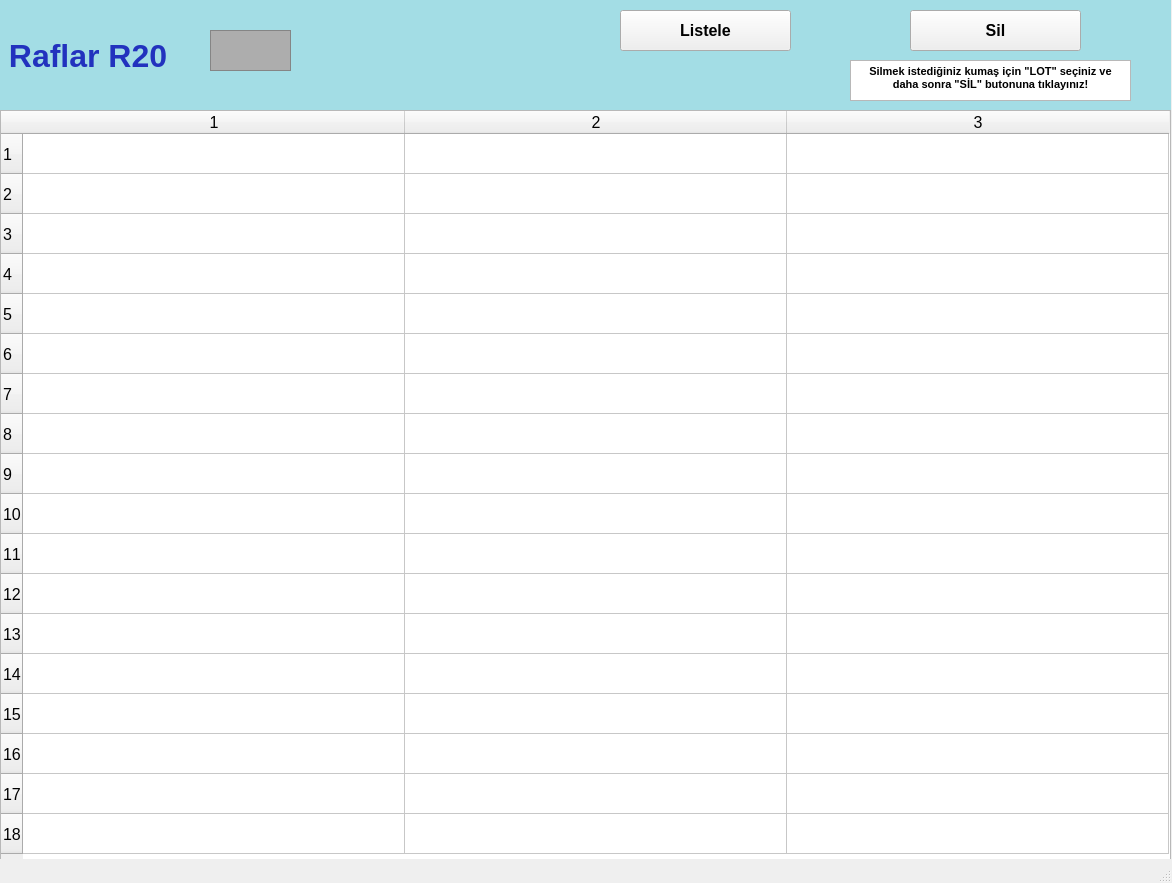
<?xml version="1.0" encoding="UTF-8"?>
<ui version="4.0">
 <class>raflarR20_ekran</class>
 <widget class="QMainWindow" name="raflarR20_ekran">
  <property name="geometry">
   <rect>
    <x>0</x>
    <y>0</y>
    <width>1172</width>
    <height>883</height>
   </rect>
  </property>
  <property name="font">
   <font>
    <pointsize>12</pointsize>
    <weight>50</weight>
    <bold>false</bold>
    <kerning>false</kerning>
   </font>
  </property>
  <property name="windowTitle">
   <string/>
  </property>
  <widget class="QWidget" name="centralwidget">
   <widget class="QLabel" name="raflarR1yazi_lbl">
    <property name="geometry">
     <rect>
      <x>0</x>
      <y>0</y>
      <width>1171</width>
      <height>111</height>
     </rect>
    </property>
    <property name="font">
     <font>
      <pointsize>24</pointsize>
      <weight>75</weight>
      <bold>true</bold>
     </font>
    </property>
    <property name="styleSheet">
     <string notr="true">background-color: rgb(163, 221, 229);
color: rgb(34, 50, 190);</string>
    </property>
    <property name="text">
     <string> Raflar R20</string>
    </property>
   </widget>
   <widget class="QFrame" name="raflarR1_img">
    <property name="geometry">
     <rect>
      <x>210</x>
      <y>30</y>
      <width>81</width>
      <height>41</height>
     </rect>
    </property>
    <property name="styleSheet">
     <string notr="true">background-color: rgb(173, 173, 173);</string>
    </property>
    <property name="frameShape">
     <enum>QFrame::StyledPanel</enum>
    </property>
    <property name="frameShadow">
     <enum>QFrame::Raised</enum>
    </property>
   </widget>
   <widget class="QTableWidget" name="R20_tw">
    <property name="geometry">
     <rect>
      <x>0</x>
      <y>110</y>
      <width>1171</width>
      <height>751</height>
     </rect>
    </property>
    <property name="baseSize">
     <size>
      <width>0</width>
      <height>0</height>
     </size>
    </property>
    <property name="rowCount">
     <number>18</number>
    </property>
    <property name="columnCount">
     <number>3</number>
    </property>
    <attribute name="horizontalHeaderVisible">
     <bool>true</bool>
    </attribute>
    <attribute name="horizontalHeaderCascadingSectionResizes">
     <bool>false</bool>
    </attribute>
    <attribute name="horizontalHeaderDefaultSectionSize">
     <number>382</number>
    </attribute>
    <attribute name="horizontalHeaderMinimumSectionSize">
     <number>38</number>
    </attribute>
    <attribute name="verticalHeaderDefaultSectionSize">
     <number>40</number>
    </attribute>
    <attribute name="verticalHeaderMinimumSectionSize">
     <number>23</number>
    </attribute>
    <row/>
    <row/>
    <row/>
    <row/>
    <row/>
    <row/>
    <row/>
    <row/>
    <row/>
    <row/>
    <row/>
    <row/>
    <row/>
    <row/>
    <row/>
    <row/>
    <row/>
    <row/>
    <column/>
    <column/>
    <column/>
   </widget>
   <widget class="QPushButton" name="listeleR20_btn">
    <property name="geometry">
     <rect>
      <x>620</x>
      <y>10</y>
      <width>171</width>
      <height>41</height>
     </rect>
    </property>
    <property name="font">
     <font>
      <pointsize>12</pointsize>
      <weight>75</weight>
      <bold>true</bold>
     </font>
    </property>
    <property name="text">
     <string>Listele</string>
    </property>
   </widget>
   <widget class="QPushButton" name="silR20_btn">
    <property name="geometry">
     <rect>
      <x>910</x>
      <y>10</y>
      <width>171</width>
      <height>41</height>
     </rect>
    </property>
    <property name="font">
     <font>
      <pointsize>12</pointsize>
      <weight>75</weight>
      <bold>true</bold>
     </font>
    </property>
    <property name="text">
     <string>Sil</string>
    </property>
   </widget>
   <widget class="QTextBrowser" name="textBrowser">
    <property name="geometry">
     <rect>
      <x>850</x>
      <y>60</y>
      <width>281</width>
      <height>41</height>
     </rect>
    </property>
    <property name="html">
     <string>&lt;!DOCTYPE HTML PUBLIC &quot;-//W3C//DTD HTML 4.0//EN&quot; &quot;http://www.w3.org/TR/REC-html40/strict.dtd&quot;&gt;
&lt;html&gt;&lt;head&gt;&lt;meta name=&quot;qrichtext&quot; content=&quot;1&quot; /&gt;&lt;style type=&quot;text/css&quot;&gt;
p, li { white-space: pre-wrap; }
&lt;/style&gt;&lt;/head&gt;&lt;body style=&quot; font-family:'MS Shell Dlg 2'; font-size:12pt; font-weight:400; font-style:normal;&quot;&gt;
&lt;p align=&quot;center&quot; style=&quot; margin-top:0px; margin-bottom:0px; margin-left:0px; margin-right:0px; -qt-block-indent:0; text-indent:0px;&quot;&gt;&lt;span style=&quot; font-size:8pt; font-weight:600;&quot;&gt;Silmek istediğiniz kumaş için &amp;quot;LOT&amp;quot; seçiniz ve daha sonra &amp;quot;SİL&amp;quot; butonuna tıklayınız!&lt;/span&gt;&lt;/p&gt;&lt;/body&gt;&lt;/html&gt;</string>
    </property>
   </widget>
  </widget>
  <widget class="QStatusBar" name="statusbar"/>
 </widget>
 <resources/>
 <connections/>
</ui>
